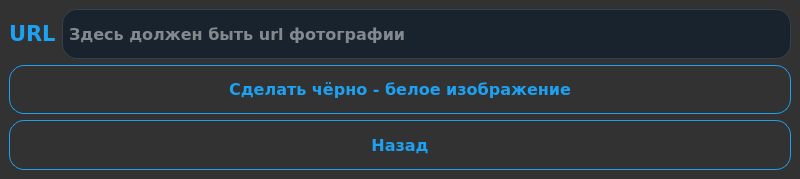
<?xml version="1.0" encoding="UTF-8"?>
<ui version="4.0">
 <class>MainWindow</class>
 <widget class="QMainWindow" name="MainWindow">
  <property name="geometry">
   <rect>
    <x>0</x>
    <y>0</y>
    <width>800</width>
    <height>179</height>
   </rect>
  </property>
  <property name="windowTitle">
   <string>Black and White Window</string>
  </property>
  <property name="styleSheet">
   <string notr="true">QWidget
{
    color: #b1b1b1;
    background-color: #323232;
    selection-background-color:#323232;
    selection-color: black;
    background-clip: border;
    border-image: none;
    border: 0px transparent black;
    outline: 0;
}

QWidget:item:hover
{
    background-color: #D1DBCB;
    color: black;
}

QWidget:item:selected
{
    background-color: #D1DBCB;
    border: 0px
}</string>
  </property>
  <widget class="QWidget" name="centralwidget">
   <layout class="QVBoxLayout" name="verticalLayout">
    <item>
     <layout class="QHBoxLayout" name="horizontalLayout">
      <item>
       <widget class="QLabel" name="url_label">
        <property name="sizePolicy">
         <sizepolicy hsizetype="Fixed" vsizetype="Fixed">
          <horstretch>0</horstretch>
          <verstretch>0</verstretch>
         </sizepolicy>
        </property>
        <property name="font">
         <font>
          <family>Verdana</family>
          <pointsize>16</pointsize>
          <weight>75</weight>
          <bold>true</bold>
         </font>
        </property>
        <property name="styleSheet">
         <string notr="true">QLabel{
font-weight: bold;

border-radius: 15px;
color: #1DA1F2;
}</string>
        </property>
        <property name="text">
         <string>URL</string>
        </property>
       </widget>
      </item>
      <item>
       <widget class="QLineEdit" name="black_and_white_line_edit">
        <property name="sizePolicy">
         <sizepolicy hsizetype="Minimum" vsizetype="Preferred">
          <horstretch>0</horstretch>
          <verstretch>0</verstretch>
         </sizepolicy>
        </property>
        <property name="font">
         <font>
          <family>Verdana</family>
          <pointsize>12</pointsize>
          <weight>75</weight>
          <bold>true</bold>
         </font>
        </property>
        <property name="toolTip">
         <string>&lt;html&gt;&lt;head/&gt;&lt;body&gt;&lt;p&gt;&lt;span style=&quot; font-size:10pt;&quot;&gt;Если это поле будет пустым, то Вы сможете загрузить фотографию с Вашего комьютера&lt;/span&gt;&lt;/p&gt;&lt;/body&gt;&lt;/html&gt;</string>
        </property>
        <property name="styleSheet">
         <string notr="true">QLineEdit {
  background-color: #19232D;
  padding-top: 2px;
  /* This QLineEdit fix  103, 111 */
  padding-bottom: 2px;
  /* This QLineEdit fix  103, 111 */
  padding-left: 4px;
  padding-right: 4px;
  border-style: solid;
  border: 1px solid #32414B;
  color: #F0F0F0;
  border-radius: 15px;
}

QLineEdit:disabled {
  background-color: #19232D;
  color: #787878;
}

QLineEdit:hover {
  border: 1px solid #148CD2;
  color: #F0F0F0;
}

QLineEdit:focus {
  border: 1px solid #1464A0;
}

QLineEdit:selected {
  background-color: #1464A0;
  color: #32414B;
}</string>
        </property>
        <property name="placeholderText">
         <string>Здесь должен быть url фотографии</string>
        </property>
       </widget>
      </item>
     </layout>
    </item>
    <item>
     <widget class="QPushButton" name="black_and_white_button">
      <property name="sizePolicy">
       <sizepolicy hsizetype="Minimum" vsizetype="Minimum">
        <horstretch>0</horstretch>
        <verstretch>0</verstretch>
       </sizepolicy>
      </property>
      <property name="font">
       <font>
        <family>Verdana</family>
        <pointsize>12</pointsize>
        <weight>75</weight>
        <bold>true</bold>
       </font>
      </property>
      <property name="toolTip">
       <string>&lt;html&gt;&lt;head/&gt;&lt;body&gt;&lt;p&gt;&lt;span style=&quot; font-size:10pt;&quot;&gt;Нажмите на кнопку, чтобы сделать изображение чёрно-белым&lt;/span&gt;&lt;/p&gt;&lt;/body&gt;&lt;/html&gt;</string>
      </property>
      <property name="styleSheet">
       <string notr="true">QPushButton{
font-weight: bold;
border: 1px solid #1DA1F2;
border-radius: 15px;
color: #1DA1F2;

}
QPushButton:hover{
font-weight: bold;
border: 1px solid #1DA1F2;
border-radius: 15px;
color: #1DA1F2;
background-color: #fff;
}
QPushButton:pressed{
font-weight: bold;
border: 1px solid #1DA1F2;
border-radius: 15px;
color: #1DA1F2;
background-color: #cccccc;
}
QPushButton:disabled {
  background-color: #32414B;
  color: #787878;
  padding: 3px;
}
 QToolTip {
     border: 2px solid darkkhaki;
     padding: 5px;
     border-radius: 3px;
     opacity: 200;
 }</string>
      </property>
      <property name="text">
       <string>Сделать чёрно - белое изображение</string>
      </property>
     </widget>
    </item>
    <item>
     <widget class="QPushButton" name="back_button">
      <property name="sizePolicy">
       <sizepolicy hsizetype="Minimum" vsizetype="Minimum">
        <horstretch>0</horstretch>
        <verstretch>0</verstretch>
       </sizepolicy>
      </property>
      <property name="font">
       <font>
        <family>Verdana</family>
        <pointsize>12</pointsize>
        <weight>75</weight>
        <bold>true</bold>
       </font>
      </property>
      <property name="toolTip">
       <string>&lt;html&gt;&lt;head/&gt;&lt;body&gt;&lt;p&gt;&lt;span style=&quot; font-size:10pt;&quot;&gt;Нажмите на кнопку, чтобы перейти на окно назад&lt;/span&gt;&lt;/p&gt;&lt;/body&gt;&lt;/html&gt;</string>
      </property>
      <property name="styleSheet">
       <string notr="true">QPushButton{
font-weight: bold;
border: 1px solid #1DA1F2;
border-radius: 15px;
color: #1DA1F2;

}
QPushButton:hover{
font-weight: bold;
border: 1px solid #1DA1F2;
border-radius: 15px;
color: #1DA1F2;
background-color: #fff;
}
QPushButton:pressed{
font-weight: bold;
border: 1px solid #1DA1F2;
border-radius: 15px;
color: #1DA1F2;
background-color: #cccccc;
}
QPushButton:disabled {
  background-color: #32414B;
  color: #787878;
  padding: 3px;
}
 QToolTip {
     border: 2px solid darkkhaki;
     padding: 5px;
     border-radius: 3px;
     opacity: 200;
 }</string>
      </property>
      <property name="text">
       <string>Назад</string>
      </property>
     </widget>
    </item>
   </layout>
  </widget>
 </widget>
 <resources/>
 <connections/>
</ui>
